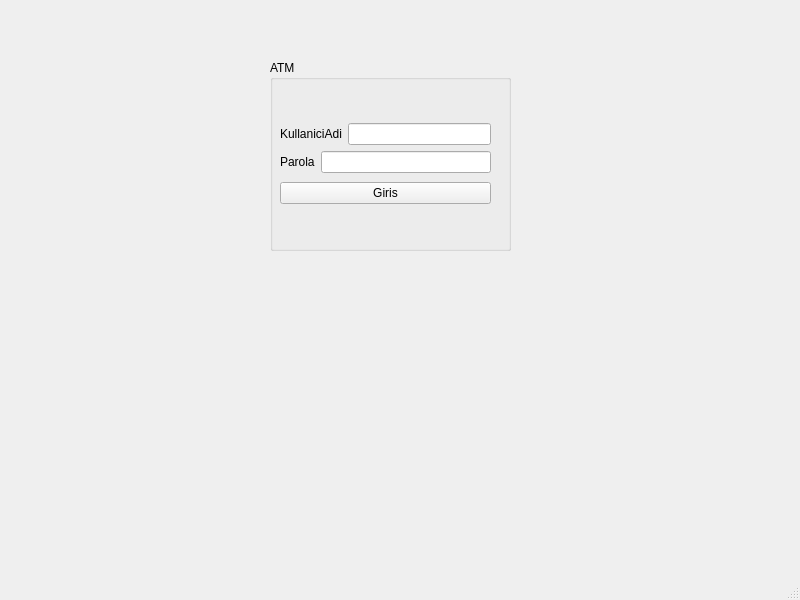
<?xml version="1.0" encoding="UTF-8"?>
<ui version="4.0">
 <class>MainWindow</class>
 <widget class="QMainWindow" name="MainWindow">
  <property name="geometry">
   <rect>
    <x>0</x>
    <y>0</y>
    <width>800</width>
    <height>600</height>
   </rect>
  </property>
  <property name="windowTitle">
   <string>MainWindow</string>
  </property>
  <widget class="QWidget" name="centralwidget">
   <widget class="QGroupBox" name="groupBox">
    <property name="geometry">
     <rect>
      <x>270</x>
      <y>60</y>
      <width>241</width>
      <height>191</height>
     </rect>
    </property>
    <property name="title">
     <string>ATM</string>
    </property>
    <widget class="QWidget" name="">
     <property name="geometry">
      <rect>
       <x>10</x>
       <y>60</y>
       <width>211</width>
       <height>88</height>
      </rect>
     </property>
     <layout class="QVBoxLayout" name="verticalLayout_2">
      <item>
       <layout class="QVBoxLayout" name="verticalLayout">
        <item>
         <layout class="QHBoxLayout" name="horizontalLayout_2">
          <item>
           <widget class="QLabel" name="KullaniciAdi">
            <property name="enabled">
             <bool>true</bool>
            </property>
            <property name="text">
             <string>KullaniciAdi</string>
            </property>
           </widget>
          </item>
          <item>
           <widget class="QLineEdit" name="lineEdit"/>
          </item>
         </layout>
        </item>
        <item>
         <layout class="QHBoxLayout" name="horizontalLayout">
          <item>
           <widget class="QLabel" name="Parola">
            <property name="text">
             <string>Parola</string>
            </property>
           </widget>
          </item>
          <item>
           <widget class="QLineEdit" name="lineEdit_2"/>
          </item>
         </layout>
        </item>
       </layout>
      </item>
      <item>
       <widget class="QPushButton" name="Giris">
        <property name="text">
         <string>Giris</string>
        </property>
       </widget>
      </item>
     </layout>
    </widget>
   </widget>
  </widget>
  <widget class="QMenuBar" name="menubar">
   <property name="geometry">
    <rect>
     <x>0</x>
     <y>0</y>
     <width>800</width>
     <height>22</height>
    </rect>
   </property>
  </widget>
  <widget class="QStatusBar" name="statusbar"/>
 </widget>
 <resources/>
 <connections/>
</ui>
